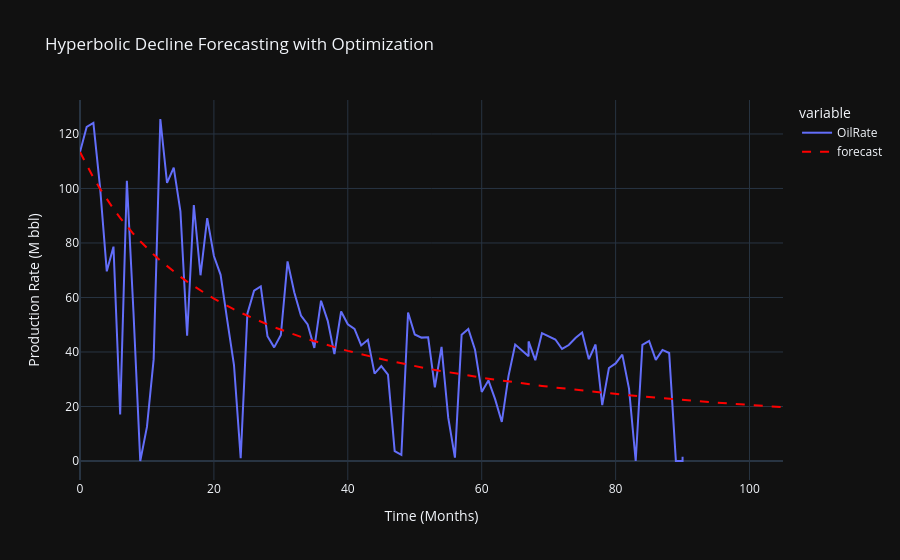

Source (notebook cell):
### Markdown cell above
## Interactive Delivery for Surveillance and Planning

The final Plotly chart reproduces the actual-versus-forecast comparison in an interactive dark-themed view and is exported to `ProdForecast.html` for sharing outside the notebook. This last step turns the calibrated DCA output into a decision-support artifact that production and optimization teams can inspect during surveillance and forecast discussions.

### Code cell
import plotly.express as px

# Assuming you have a DataFrame df_new with columns 'Months', 'OilRate', and 'forecast'

fig = px.line(df_new, x='Months', y=['OilRate', 'forecast'],
              labels={'value': 'Production Rate (M bbl)', 'Months': 'Time (Months)'},
              title='Hyperbolic Decline Forecasting with Optimization',               
              line_shape='linear',  # Set the line shape to 'linear' for dashed lines
              template='plotly_dark',
              line_dash_sequence=['solid', 'dash'])

# Force the forecast trace to be red and dashed
fig.update_traces(selector=dict(name='forecast'), line=dict(color='red', dash='dash'))

fig.show()
# Save the plot as an HTML file
from plotly.offline import plot
plot(fig, filename='ProdForecast.html')

### Figure 1 — Plotly figure (JSON) as saved in the notebook; plotly's stock layout.template omitted (floating-point values rounded to 4 significant figures)
{"data": [{"hovertemplate": "variable=OilRate<br>Time (Months)=%{x}<br>Production Rate (M bbl)=%{y}<extra></extra>", "legendgroup": "OilRate", "line": {"color": "#636efa", "dash": "solid", "shape": "linear"}, "marker": {"symbol": "circle"}, "mode": "lines", "name": "OilRate", "orientation": "v", "showlegend": true, "type": "scatter", "x": [0, 1, 2, 3, 4, 5, 6, 7, 8, 9, 10, 11, 12, 13, 14, 15, 16, 17, 18, 19, 20, 21, 22, 23, 24, 25, 26, 27, 28, 29, 30, 31, 32, 33, 34, 35, 36, 37, 38, 39, 40, 41, 42, 43, 44, 45, 46, 47, 48, 49, 50, 51, 52, 53, 54, 55, 56, 57, 58, 59, 60, 61, 62, 63, 64, 65, 67, 67, 68, 69, 71, 72, 73, 74, 75, 76, 77, 78, 79, 80, 81, 82, 83, 84, 85, 86, 87, 88, 89, 90, 90, 90, 90, 90, 90, 90, 90, 90, 90, 90, 90, 91, 92, 93, 94, 95, 96, 97, 98, 99, 100, 101, 102, 103, 104, 105], "xaxis": "x", "y": [113.4, 122.6, 124.1, 100.3, 69.59, 78.65, 17.07, 102.8, 53.94, 0.0, 12.49, 37.29, 125.5, 102.1, 107.6, 91.62, 45.98, 93.93, 68.15, 89.13, 75.23, 68.33, 51.48, 35.21, 1.041, 54.08, 62.47, 64.07, 45.78, 41.69, 46.23, 73.24, 61.94, 53.39, 50.08, 41.51, 58.82, 51.42, 39.27, 54.88, 50.16, 48.5, 42.41, 44.49, 32.04, 34.81, 31.7, 3.648, 2.227, 54.5, 46.43, 45.27, 45.37, 27.01, 41.86, 15.89, 1.237, 46.32, 48.47, 40.82, 25.35, 29.56, 22.7, 14.32, 31.15, 42.71, 38.41, 43.87, 37.01, 46.94, 44.59, 41.11, 42.55, 45.11, 47.15, 37.35, 42.74, 20.49, 34.13, 35.8, 39.04, 26.58, 0.0, 42.64, 44.08, 37.09, 40.76, 39.63, 0.0, 0.0, 1.558, 1.307, 1.285, 1.208, 0.0, 0.0, 0.0, 0.0, 0.0, 1.222, NaN, NaN, NaN, NaN, NaN, NaN, NaN, NaN, NaN, NaN, NaN, NaN, NaN, NaN, NaN, NaN], "yaxis": "y"}, {"hovertemplate": "variable=forecast<br>Time (Months)=%{x}<br>Production Rate (M bbl)=%{y}<extra></extra>", "legendgroup": "forecast", "line": {"color": "red", "dash": "dash", "shape": "linear"}, "marker": {"symbol": "circle"}, "mode": "lines", "name": "forecast", "orientation": "v", "showlegend": true, "type": "scatter", "x": [0, 1, 2, 3, 4, 5, 6, 7, 8, 9, 10, 11, 12, 13, 14, 15, 16, 17, 18, 19, 20, 21, 22, 23, 24, 25, 26, 27, 28, 29, 30, 31, 32, 33, 34, 35, 36, 37, 38, 39, 40, 41, 42, 43, 44, 45, 46, 47, 48, 49, 50, 51, 52, 53, 54, 55, 56, 57, 58, 59, 60, 61, 62, 63, 64, 65, 67, 67, 68, 69, 71, 72, 73, 74, 75, 76, 77, 78, 79, 80, 81, 82, 83, 84, 85, 86, 87, 88, 89, 90, 90, 90, 90, 90, 90, 90, 90, 90, 90, 90, 90, 91, 92, 93, 94, 95, 96, 97, 98, 99, 100, 101, 102, 103, 104, 105], "xaxis": "x", "y": [113.4, 108.5, 104.0, 99.85, 96.03, 92.49, 89.21, 86.15, 83.29, 80.62, 78.11, 75.75, 73.54, 71.44, 69.47, 67.6, 65.83, 64.15, 62.55, 61.03, 59.58, 58.2, 56.88, 55.62, 54.42, 53.26, 52.16, 51.1, 50.08, 49.1, 48.16, 47.25, 46.38, 45.54, 44.73, 43.94, 43.19, 42.46, 41.75, 41.07, 40.41, 39.77, 39.15, 38.55, 37.97, 37.4, 36.85, 36.32, 35.8, 35.3, 34.81, 34.33, 33.87, 33.42, 32.98, 32.55, 32.14, 31.73, 31.34, 30.95, 30.57, 30.2, 29.85, 29.5, 29.15, 28.82, 28.17, 28.17, 27.86, 27.55, 26.96, 26.68, 26.4, 26.12, 25.85, 25.59, 25.33, 25.08, 24.83, 24.59, 24.35, 24.11, 23.89, 23.66, 23.44, 23.22, 23.01, 22.8, 22.6, 22.39, 22.39, 22.39, 22.39, 22.39, 22.39, 22.39, 22.39, 22.39, 22.39, 22.39, 22.39, 22.2, 22.0, 21.81, 21.62, 21.44, 21.26, 21.08, 20.9, 20.73, 20.56, 20.39, 20.23, 20.07, 19.91, 19.75], "yaxis": "y"}], "layout": {"legend": {"title": {"text": "variable"}, "tracegroupgap": 0}, "title": {"text": "Hyperbolic Decline Forecasting with Optimization"}, "xaxis": {"anchor": "y", "domain": [0, 1], "title": {"text": "Time (Months)"}}, "yaxis": {"anchor": "x", "domain": [0, 1], "title": {"text": "Production Rate (M bbl)"}}}}
